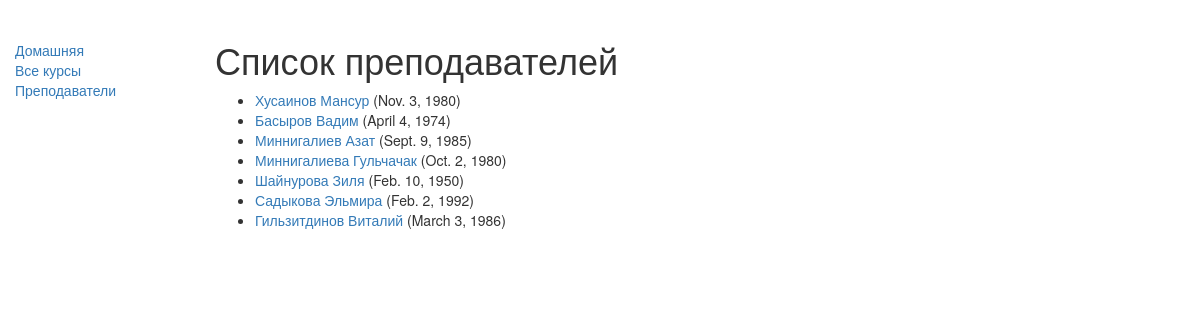
/firstapp/teacher/, run on the app's committed database.
### firstapp/models.py (models this page shows, shortened)
class teacher(models.Model):
    first_name = models.CharField(max_length=100)
    last_name = models.CharField(max_length=100)
    date_of_birth = models.DateField(null=True, blank=True)
    def get_absolute_url(self):
        return reverse('Данные о преподавателе', args=[str(self.id)])

### firstapp/views.py (the view)
class teacherListView(generic.ListView):
    model = teacher

### firstapp/templates/firstapp/teacher_list.html
﻿{% extends "base_generic.html" %}
{% block content %}
<h1>Список преподавателей</h1>
{% if teacher_list %}
<ul>
{% for teacher in teacher_list %}
<li>
<a href="{{ teacher.get_absolute_url }}">{{ teacher.first_name }} {{ teacher.last_name}}</a>
({{teacher.date_of_birth}})
</li>
{% endfor %}
</ul>
{% else %}
<p>Преподаватели отсутствуют.</p>
{% endif %}
{% endblock %}

### firstapp/templates/base_generic.html (shortened to what this page needs)
﻿<!DOCTYPE html>
<head>
<link rel="stylesheet"
href="https://maxcdn.bootstrapcdn.com/bootstrap/3.3.7/css/bootstrap.min.css">
{% load static %}
<link rel="stylesheet" href="{% static 'css/styles.css' %}">
</head>
<body>
<div class="container-fluid">
<div class="row">
<div class="col-sm-2">
{% block sidebar %}
<ul class="sidebar-nav">
<li><a href="{% url 'index' %}">Домашняя</a></li>
<li><a href="{% url 'course' %}">Все курсы</a></li>
<li><a href="{% url 'teacher' %}">Преподаватели</a></li>
</ul>
{% endblock %}
</div>
<div class="col-sm-10 ">
{% block content %}{% endblock %}
</div>
</div>
</div>
</body>
</html>

### data on the page
teacher: first_name "Хусаинов", last_name "Мансур", date_of_birth "Nov. 3, 1980"
teacher: first_name "Басыров", last_name "Вадим", date_of_birth "April 4, 1974"
teacher: first_name "Миннигалиев", last_name "Азат", date_of_birth "Sept. 9, 1985"
teacher: first_name "Миннигалиева", last_name "Гульчачак", date_of_birth "Oct. 2, 1980"
teacher: first_name "Шайнурова", last_name "Зиля", date_of_birth "Feb. 10, 1950"
teacher: first_name "Садыкова", last_name "Эльмира", date_of_birth "Feb. 2, 1992"
teacher: first_name "Гильзитдинов", last_name "Виталий", date_of_birth "March 3, 1986"
